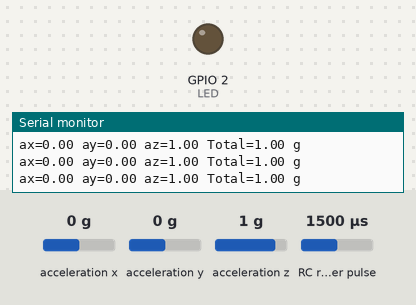
A sketch run on a simulated ESP32. Parts: output pins drawn as LEDs (lit = HIGH), the last lines printed to the serial monitor. Wiring (inferred from the names in the program): RC receiver channel: data GPIO 18; MPU-6050 motion sensor at I2C address 0x68. Dashed ring = blinking. The inputs (shaded band) are chosen by the test bench; at power-on: acceleration x 0 g, acceleration y 0 g, acceleration z 1 g, RC receiver pulse 1500 µs. Nothing arrives over Bluetooth unless stated; a phone connects over Bluetooth LE 3 s after start.

Above: at 1.5 s.
1.6 s: acceleration x set to -0.7 g
3.1 s: acceleration x set to -1 g
At 4.16 s:
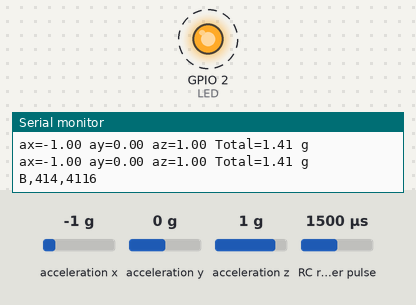
6.1 s: acceleration x set to -0.8 g
At 7.0 s:
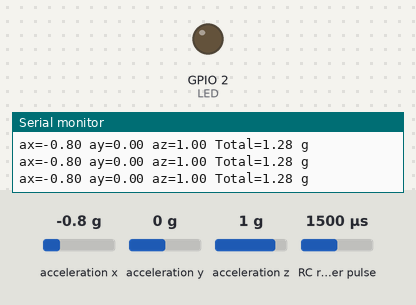
7.6 s: acceleration x set to -1.4 g
At 8.4 s:
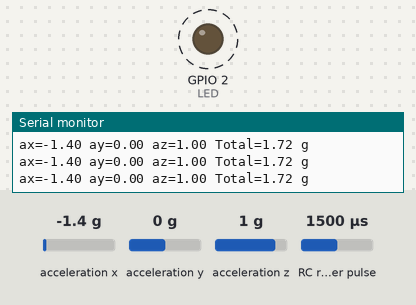
Timing chart, 0 to 11.6 s (numbered marks = the images above; inputs shaded):
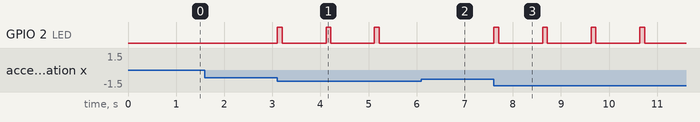

Measured:
- the behaviour switches between -0.8 and -0.9 g on acceleration x (found by bisection; images 0 and 1)
- after the input at 3.1 s, GPIO 2 (LED): alternates HIGH for 0.10 s and LOW for 0.90 s, starting at once
- after the input at 6.1 s, GPIO 2 (LED): stops changing and stays LOW
- after the input at 7.6 s, GPIO 2 (LED): alternates HIGH for 0.10 s and LOW for 0.91 s, starting at once

The sketch:

esp32-ble-mpu6050-choque.ino
```cpp
/*
 * PIN Tunja – Firmware del sensor (ESP32 DevKit V1 + MPU6050 + sensor de choque)
 * Proyecto integrador · Ingeniería de Datos e IA · USTA Tunja · 2026
 *
 * Qué hace:
 *   1. Lee el acelerómetro MPU6050 por el bus I2C (SDA = D21, SCL = D22, 400 kHz) a 100 Hz exactos.
 *   2. Guarda la magnitud de las últimas 100 lecturas (1 s) en una COLA CIRCULAR en la SRAM.
 *   3. Detecta golpes: si |a| - 1 g pasa de 0,30 g en la última ventana Y el sensor de choque
 *      (S -> D18) se activó en los últimos 200 ms, envía "B,<pico en mg>,<ms>" y prende el LED azul.
 *   4. Envía todas las lecturas al celular por Bluetooth de bajo consumo (BLE), en paquetes de 10.
 *   5. Cada 2 s envía su estado: frecuencia real, tiempo de cada ciclo y de la detección, RAM libre y
 *      tamaño del programa (datos REALES para la tabla R7 de Arquitectura).
 *   6. Por el Monitor Serie (115200) imprime ax, ay, az y Total (quieto ≈ 1,00 g).
 *
 * Conexiones:
 *   MPU6050:          VCC -> 3V3 | GND -> GND | SDA -> D21 | SCL -> D22
 *   Sensor de choque: (+) centro -> 3V3 | (-) -> GND | S -> D18
 *
 * Placa en el IDE de Arduino: "ESP32 Dev Module" (paquete esp32 de Espressif 3.x).
 * Partition Scheme: "Huge APP (3MB No OTA/1MB SPIFFS)". No necesita librerías extra.
 *
 * Protocolo BLE (servicio tipo "Nordic UART"):
 *   Servicio  6E400001-B5A3-F393-E0A9-E50E24DCCA9E
 *   TX (notify, ESP32 → celular) 6E400003-B5A3-F393-E0A9-E50E24DCCA9E
 *   RX (write,  celular → ESP32) 6E400002-B5A3-F393-E0A9-E50E24DCCA9E
 *   Paquete de datos (binario, 64 bytes): 'D' | seq (uint16 LE) | n (uint8) | n × (ax, ay, az) int16 LE
 *       cuentas crudas del sensor en ±2 g → 16384 cuentas = 1 g
 *   Golpe (texto):  B,<pico_mg>,<millis>
 *   Estado (texto): S,<hz×10>,<ciclo_us>,<deteccion_us>,<heap_libre>,<programa_bytes>,<flash_libre_programa>
 */
#include <Wire.h>
#include <BLEDevice.h>
#include <BLEServer.h>
#include <BLEUtils.h>
#if __has_include(<BLE2902.h>)
#include <BLE2902.h>
#define PIN_HAS_2902 1
#endif

// ---------------- Pines y sensor ----------------
const int PIN_SDA = 21;
const int PIN_SCL = 22;
const uint8_t MPU = 0x68;            // dirección I2C del MPU6050 (AD0 a tierra)
const float COUNTS_PER_G = 16384.0;  // rango ±2 g

// ---------------- Sensor de choque ----------------
const int PIN_CHOQUE = 18;           // pin S del sensor de choque
const int LED = 2;                   // LED azul de la placa
const bool USAR_CHOQUE = true;       // false = detectar solo con el MPU6050
const uint32_t VENTANA_CHOQUE_MS = 200;  // el choque debe coincidir con el golpe del MPU
volatile uint32_t ultimoChoque = 0;
uint32_t ledHasta = 0;
void IRAM_ATTR alChoque() { ultimoChoque = millis(); }

// ---------------- Tiempos ----------------
const uint32_t PERIOD_US = 10000;    // 100 Hz
const float THRESHOLD_G = 0.30;      // umbral de golpe (≈ 3 m/s², el mismo de la app)
const uint32_t COOLDOWN_MS = 1000;   // no repetir el mismo golpe

// ---------------- BLE ----------------
#define SERVICE_UUID "6E400001-B5A3-F393-E0A9-E50E24DCCA9E"
#define RX_UUID      "6E400002-B5A3-F393-E0A9-E50E24DCCA9E"
#define TX_UUID      "6E400003-B5A3-F393-E0A9-E50E24DCCA9E"
BLECharacteristic *tx = nullptr;
volatile bool connected = false;

// ---------------- Cola circular (1 s de lecturas) ----------------
const int N = 100;
float ring[N];                       // |a| - 1 g, en g
int head = 0;
int filled = 0;

// ---------------- Paquete de datos ----------------
const int PER_PACKET = 10;
uint8_t packet[4 + PER_PACKET * 6];
int inPacket = 0;
uint16_t seq = 0;

// ---------------- Medición de recursos ----------------
uint32_t nextTick = 0, lastStatus = 0, lastBump = 0;
uint32_t samples = 0, samplesAtStatus = 0;
uint32_t loopUsSum = 0, loopCount = 0, detectUs = 0;

class ServerCallbacks : public BLEServerCallbacks {
  void onConnect(BLEServer *s) override { connected = true; }
  void onDisconnect(BLEServer *s) override {
    connected = false;
    delay(200);
    BLEDevice::startAdvertising();   // vuelve a aparecer para que el celular se reconecte
  }
};

void writeReg(uint8_t reg, uint8_t val) {
  Wire.beginTransmission(MPU); Wire.write(reg); Wire.write(val); Wire.endTransmission();
}

bool readAccel(int16_t &ax, int16_t &ay, int16_t &az) {
  Wire.beginTransmission(MPU);
  Wire.write(0x3B);                  // ACCEL_XOUT_H: los 6 bytes siguientes son X, Y, Z
  if (Wire.endTransmission(false) != 0) return false;
  if (Wire.requestFrom((int)MPU, 6) != 6) return false;
  ax = (Wire.read() << 8) | Wire.read();
  ay = (Wire.read() << 8) | Wire.read();
  az = (Wire.read() << 8) | Wire.read();
  return true;
}

void sendText(const char *s) {
  if (!connected || tx == nullptr) return;
  tx->setValue((uint8_t *)s, strlen(s));
  tx->notify();
}

void setup() {
  Serial.begin(115200);
  delay(300);

  // --- Sensor de choque y LED ---
  pinMode(LED, OUTPUT);
  pinMode(PIN_CHOQUE, INPUT_PULLUP);
  attachInterrupt(digitalPinToInterrupt(PIN_CHOQUE), alChoque, CHANGE);
  Serial.printf("Sensor de choque en GPIO%d (reposo = %d)\n", PIN_CHOQUE, digitalRead(PIN_CHOQUE));

  // --- Sensor por I2C ---
  Wire.begin(PIN_SDA, PIN_SCL, 400000);
  writeReg(0x6B, 0x00);              // PWR_MGMT_1: despertar el sensor
  writeReg(0x1C, 0x00);              // ACCEL_CONFIG: rango ±2 g
  writeReg(0x1A, 0x03);              // CONFIG: filtro pasa-bajas interno ~44 Hz (quita ruido del motor)
  Wire.beginTransmission(MPU); Wire.write(0x75); Wire.endTransmission(false);
  Wire.requestFrom((int)MPU, 1);
  int who = Wire.available() ? Wire.read() : -1;
  if (who < 0) Serial.println("No encuentro el MPU6050: revisa VCC, GND, SDA (D21) y SCL (D22)");
  else Serial.printf("MPU6050 encontrado (WHO_AM_I = 0x%02X)\n", who);

  // --- Bluetooth ---
  BLEDevice::init("PIN-Tunja-ESP32");
  BLEDevice::setMTU(247);            // paquetes de hasta 244 bytes (los de datos usan 64)
  BLEServer *server = BLEDevice::createServer();
  server->setCallbacks(new ServerCallbacks());
  BLEService *svc = server->createService(SERVICE_UUID);
  tx = svc->createCharacteristic(TX_UUID, BLECharacteristic::PROPERTY_NOTIFY);
#ifdef PIN_HAS_2902
  tx->addDescriptor(new BLE2902());
#endif
  svc->createCharacteristic(RX_UUID, BLECharacteristic::PROPERTY_WRITE);
  svc->start();
  BLEAdvertising *adv = BLEDevice::getAdvertising();
  adv->addServiceUUID(SERVICE_UUID);
  adv->setScanResponse(true);
  BLEDevice::startAdvertising();
  Serial.println("Bluetooth listo: busca \"PIN-Tunja-ESP32\" desde la app");

  for (int i = 0; i < N; i++) ring[i] = 0;
  nextTick = micros();
  lastStatus = millis();
}

void loop() {
  // Apagar el LED del último golpe sin bloquear el muestreo
  if (ledHasta && millis() > ledHasta) { digitalWrite(LED, LOW); ledHasta = 0; }

  // Muestreo a 100 Hz con el reloj interno (micros): se espera hasta el siguiente tic
  uint32_t now = micros();
  if ((int32_t)(now - nextTick) < 0) return;
  nextTick += PERIOD_US;
  uint32_t t0 = micros();

  int16_t ax, ay, az;
  if (!readAccel(ax, ay, az)) return;
  samples++;

  // 1) Magnitud y cola circular: la lectura nueva reemplaza a la más vieja (O(1), memoria fija)
  float gx = ax / COUNTS_PER_G, gy = ay / COUNTS_PER_G, gz = az / COUNTS_PER_G;
  float total = sqrtf(gx * gx + gy * gy + gz * gz);
  ring[head] = total - 1.0f;
  head = (head + 1) % N;
  if (filled < N) filled++;

  // 2) Detección: mayor desviación de la última ventana de 1 s + confirmación del sensor de choque
  uint32_t d0 = micros();
  float peak = 0;
  for (int i = 0; i < filled; i++) { float v = fabsf(ring[i]); if (v > peak) peak = v; }
  bool choqueReciente = ultimoChoque != 0 && (millis() - ultimoChoque) < VENTANA_CHOQUE_MS;
  detectUs = micros() - d0;
  if (peak >= THRESHOLD_G && millis() - lastBump > COOLDOWN_MS && fabsf(ring[(head + N - 1) % N]) >= THRESHOLD_G
      && (!USAR_CHOQUE || choqueReciente)) {
    lastBump = millis();
    char msg[40];
    snprintf(msg, sizeof(msg), "B,%d,%lu", (int)(peak * 1000), (unsigned long)lastBump);
    sendText(msg);
    Serial.println(msg);
    digitalWrite(LED, HIGH);
    ledHasta = lastBump + 100;
  }

  // 3) Paquete de datos: 10 lecturas crudas en 64 bytes
  int off = 4 + inPacket * 6;
  packet[off] = ax & 0xFF; packet[off + 1] = ax >> 8;
  packet[off + 2] = ay & 0xFF; packet[off + 3] = ay >> 8;
  packet[off + 4] = az & 0xFF; packet[off + 5] = az >> 8;
  inPacket++;
  if (inPacket == PER_PACKET) {
    packet[0] = 'D'; packet[1] = seq & 0xFF; packet[2] = seq >> 8; packet[3] = PER_PACKET;
    if (connected) { tx->setValue(packet, sizeof(packet)); tx->notify(); }
    seq++;
    inPacket = 0;
  }

  // 4) Monitor Serie a 10 Hz (para la prueba del armado)
  if (samples % 10 == 0) Serial.printf("ax=%.2f ay=%.2f az=%.2f Total=%.2f g\n", gx, gy, gz, total);

  loopUsSum += micros() - t0; loopCount++;

  // 5) Estado cada 2 s: datos reales de recursos
  if (millis() - lastStatus >= 2000) {
    float secs = (millis() - lastStatus) / 1000.0f;
    int hz10 = (int)((samples - samplesAtStatus) / secs * 10);
    char st[96];
    snprintf(st, sizeof(st), "S,%d,%lu,%lu,%lu,%lu,%lu", hz10,
             (unsigned long)(loopCount ? loopUsSum / loopCount : 0), (unsigned long)detectUs,
             (unsigned long)ESP.getFreeHeap(), (unsigned long)ESP.getSketchSize(), (unsigned long)ESP.getFreeSketchSpace());
    sendText(st);
    lastStatus = millis(); samplesAtStatus = samples; loopUsSum = 0; loopCount = 0;
  }
}
```
